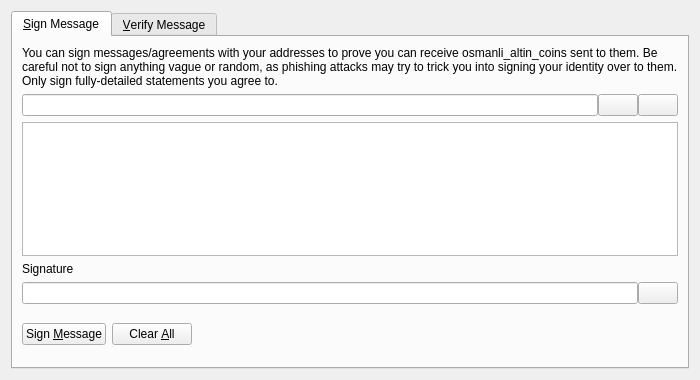
<?xml version="1.0" encoding="UTF-8"?>
<ui version="4.0">
 <class>SignVerifyMessageDialog</class>
 <widget class="QDialog" name="SignVerifyMessageDialog">
  <property name="geometry">
   <rect>
    <x>0</x>
    <y>0</y>
    <width>700</width>
    <height>380</height>
   </rect>
  </property>
  <property name="windowTitle">
   <string>Signatures - Sign / Verify a Message</string>
  </property>
  <property name="modal">
   <bool>true</bool>
  </property>
  <layout class="QVBoxLayout" name="verticalLayout">
   <item>
    <widget class="QTabWidget" name="tabWidget">
     <property name="currentIndex">
      <number>0</number>
     </property>
     <widget class="QWidget" name="tabSignMessage">
      <attribute name="title">
       <string>&amp;Sign Message</string>
      </attribute>
      <layout class="QVBoxLayout" name="verticalLayout_SM">
       <item>
        <widget class="QLabel" name="infoLabel_SM">
         <property name="text">
          <string>You can sign messages/agreements with your addresses to prove you can receive osmanli_altin_coins sent to them. Be careful not to sign anything vague or random, as phishing attacks may try to trick you into signing your identity over to them. Only sign fully-detailed statements you agree to.</string>
         </property>
         <property name="textFormat">
          <enum>Qt::PlainText</enum>
         </property>
         <property name="wordWrap">
          <bool>true</bool>
         </property>
        </widget>
       </item>
       <item>
        <layout class="QHBoxLayout" name="horizontalLayout_1_SM">
         <property name="spacing">
          <number>0</number>
         </property>
         <item>
          <widget class="QValidatedLineEdit" name="addressIn_SM">
           <property name="toolTip">
            <string>The Osmanli_altin_coin address to sign the message with</string>
           </property>
          </widget>
         </item>
         <item>
          <widget class="QPushButton" name="addressBookButton_SM">
           <property name="toolTip">
            <string>Choose previously used address</string>
           </property>
           <property name="text">
            <string/>
           </property>
           <property name="icon">
            <iconset resource="../bitcoin.qrc">
             <normaloff>:/icons/address-book</normaloff>:/icons/address-book</iconset>
           </property>
           <property name="shortcut">
            <string>Alt+A</string>
           </property>
           <property name="autoDefault">
            <bool>false</bool>
           </property>
          </widget>
         </item>
         <item>
          <widget class="QPushButton" name="pasteButton_SM">
           <property name="toolTip">
            <string>Paste address from clipboard</string>
           </property>
           <property name="text">
            <string/>
           </property>
           <property name="icon">
            <iconset resource="../bitcoin.qrc">
             <normaloff>:/icons/editpaste</normaloff>:/icons/editpaste</iconset>
           </property>
           <property name="shortcut">
            <string>Alt+P</string>
           </property>
           <property name="autoDefault">
            <bool>false</bool>
           </property>
          </widget>
         </item>
        </layout>
       </item>
       <item>
        <widget class="QPlainTextEdit" name="messageIn_SM">
         <property name="toolTip">
          <string>Enter the message you want to sign here</string>
         </property>
        </widget>
       </item>
       <item>
        <widget class="QLabel" name="signatureLabel_SM">
         <property name="text">
          <string>Signature</string>
         </property>
         <property name="textFormat">
          <enum>Qt::PlainText</enum>
         </property>
        </widget>
       </item>
       <item>
        <layout class="QHBoxLayout" name="horizontalLayout_2_SM">
         <property name="spacing">
          <number>0</number>
         </property>
         <item>
          <widget class="QLineEdit" name="signatureOut_SM">
           <property name="font">
            <font>
             <italic>true</italic>
            </font>
           </property>
           <property name="readOnly">
            <bool>true</bool>
           </property>
          </widget>
         </item>
         <item>
          <widget class="QPushButton" name="copySignatureButton_SM">
           <property name="toolTip">
            <string>Copy the current signature to the system clipboard</string>
           </property>
           <property name="text">
            <string/>
           </property>
           <property name="icon">
            <iconset resource="../bitcoin.qrc">
             <normaloff>:/icons/editcopy</normaloff>:/icons/editcopy</iconset>
           </property>
           <property name="autoDefault">
            <bool>false</bool>
           </property>
          </widget>
         </item>
        </layout>
       </item>
       <item>
        <layout class="QHBoxLayout" name="horizontalLayout_3_SM">
         <item>
          <widget class="QPushButton" name="signMessageButton_SM">
           <property name="toolTip">
            <string>Sign the message to prove you own this Osmanli_altin_coin address</string>
           </property>
           <property name="text">
            <string>Sign &amp;Message</string>
           </property>
           <property name="icon">
            <iconset resource="../bitcoin.qrc">
             <normaloff>:/icons/edit</normaloff>:/icons/edit</iconset>
           </property>
           <property name="autoDefault">
            <bool>false</bool>
           </property>
          </widget>
         </item>
         <item>
          <widget class="QPushButton" name="clearButton_SM">
           <property name="toolTip">
            <string>Reset all sign message fields</string>
           </property>
           <property name="text">
            <string>Clear &amp;All</string>
           </property>
           <property name="icon">
            <iconset resource="../bitcoin.qrc">
             <normaloff>:/icons/remove</normaloff>:/icons/remove</iconset>
           </property>
           <property name="autoDefault">
            <bool>false</bool>
           </property>
          </widget>
         </item>
         <item>
          <spacer name="horizontalSpacer_1_SM">
           <property name="orientation">
            <enum>Qt::Horizontal</enum>
           </property>
           <property name="sizeHint" stdset="0">
            <size>
             <width>40</width>
             <height>48</height>
            </size>
           </property>
          </spacer>
         </item>
         <item>
          <widget class="QLabel" name="statusLabel_SM">
           <property name="font">
            <font>
             <weight>75</weight>
             <bold>true</bold>
            </font>
           </property>
           <property name="text">
            <string/>
           </property>
           <property name="wordWrap">
            <bool>true</bool>
           </property>
          </widget>
         </item>
         <item>
          <spacer name="horizontalSpacer_2_SM">
           <property name="orientation">
            <enum>Qt::Horizontal</enum>
           </property>
           <property name="sizeHint" stdset="0">
            <size>
             <width>40</width>
             <height>48</height>
            </size>
           </property>
          </spacer>
         </item>
        </layout>
       </item>
      </layout>
     </widget>
     <widget class="QWidget" name="tabVerifyMessage">
      <attribute name="title">
       <string>&amp;Verify Message</string>
      </attribute>
      <layout class="QVBoxLayout" name="verticalLayout_VM">
       <item>
        <widget class="QLabel" name="infoLabel_VM">
         <property name="text">
          <string>Enter the receiver's address, message (ensure you copy line breaks, spaces, tabs, etc. exactly) and signature below to verify the message. Be careful not to read more into the signature than what is in the signed message itself, to avoid being tricked by a man-in-the-middle attack. Note that this only proves the signing party receives with the address, it cannot prove sendership of any transaction!</string>
         </property>
         <property name="textFormat">
          <enum>Qt::PlainText</enum>
         </property>
         <property name="alignment">
          <set>Qt::AlignLeading|Qt::AlignLeft|Qt::AlignTop</set>
         </property>
         <property name="wordWrap">
          <bool>true</bool>
         </property>
        </widget>
       </item>
       <item>
        <layout class="QHBoxLayout" name="horizontalLayout_1_VM">
         <property name="spacing">
          <number>0</number>
         </property>
         <item>
          <widget class="QValidatedLineEdit" name="addressIn_VM">
           <property name="toolTip">
            <string>The Osmanli_altin_coin address the message was signed with</string>
           </property>
          </widget>
         </item>
         <item>
          <widget class="QPushButton" name="addressBookButton_VM">
           <property name="toolTip">
            <string>Choose previously used address</string>
           </property>
           <property name="text">
            <string/>
           </property>
           <property name="icon">
            <iconset resource="../bitcoin.qrc">
             <normaloff>:/icons/address-book</normaloff>:/icons/address-book</iconset>
           </property>
           <property name="shortcut">
            <string>Alt+A</string>
           </property>
           <property name="autoDefault">
            <bool>false</bool>
           </property>
          </widget>
         </item>
        </layout>
       </item>
       <item>
        <widget class="QPlainTextEdit" name="messageIn_VM"/>
       </item>
       <item>
        <widget class="QValidatedLineEdit" name="signatureIn_VM"/>
       </item>
       <item>
        <layout class="QHBoxLayout" name="horizontalLayout_2_VM">
         <item>
          <widget class="QPushButton" name="verifyMessageButton_VM">
           <property name="toolTip">
            <string>Verify the message to ensure it was signed with the specified Osmanli_altin_coin address</string>
           </property>
           <property name="text">
            <string>Verify &amp;Message</string>
           </property>
           <property name="icon">
            <iconset resource="../bitcoin.qrc">
             <normaloff>:/icons/transaction_0</normaloff>:/icons/transaction_0</iconset>
           </property>
           <property name="autoDefault">
            <bool>false</bool>
           </property>
          </widget>
         </item>
         <item>
          <widget class="QPushButton" name="clearButton_VM">
           <property name="toolTip">
            <string>Reset all verify message fields</string>
           </property>
           <property name="text">
            <string>Clear &amp;All</string>
           </property>
           <property name="icon">
            <iconset resource="../bitcoin.qrc">
             <normaloff>:/icons/remove</normaloff>:/icons/remove</iconset>
           </property>
           <property name="autoDefault">
            <bool>false</bool>
           </property>
          </widget>
         </item>
         <item>
          <spacer name="horizontalSpacer_1_VM">
           <property name="orientation">
            <enum>Qt::Horizontal</enum>
           </property>
           <property name="sizeHint" stdset="0">
            <size>
             <width>40</width>
             <height>48</height>
            </size>
           </property>
          </spacer>
         </item>
         <item>
          <widget class="QLabel" name="statusLabel_VM">
           <property name="font">
            <font>
             <weight>75</weight>
             <bold>true</bold>
            </font>
           </property>
           <property name="text">
            <string/>
           </property>
           <property name="wordWrap">
            <bool>true</bool>
           </property>
          </widget>
         </item>
         <item>
          <spacer name="horizontalSpacer_2_VM">
           <property name="orientation">
            <enum>Qt::Horizontal</enum>
           </property>
           <property name="sizeHint" stdset="0">
            <size>
             <width>40</width>
             <height>48</height>
            </size>
           </property>
          </spacer>
         </item>
        </layout>
       </item>
      </layout>
     </widget>
    </widget>
   </item>
  </layout>
 </widget>
 <customwidgets>
  <customwidget>
   <class>QValidatedLineEdit</class>
   <extends>QLineEdit</extends>
   <header>qt/qvalidatedlineedit.h</header>
  </customwidget>
 </customwidgets>
 <resources>
  <include location="../bitcoin.qrc"/>
 </resources>
 <connections/>
</ui>
